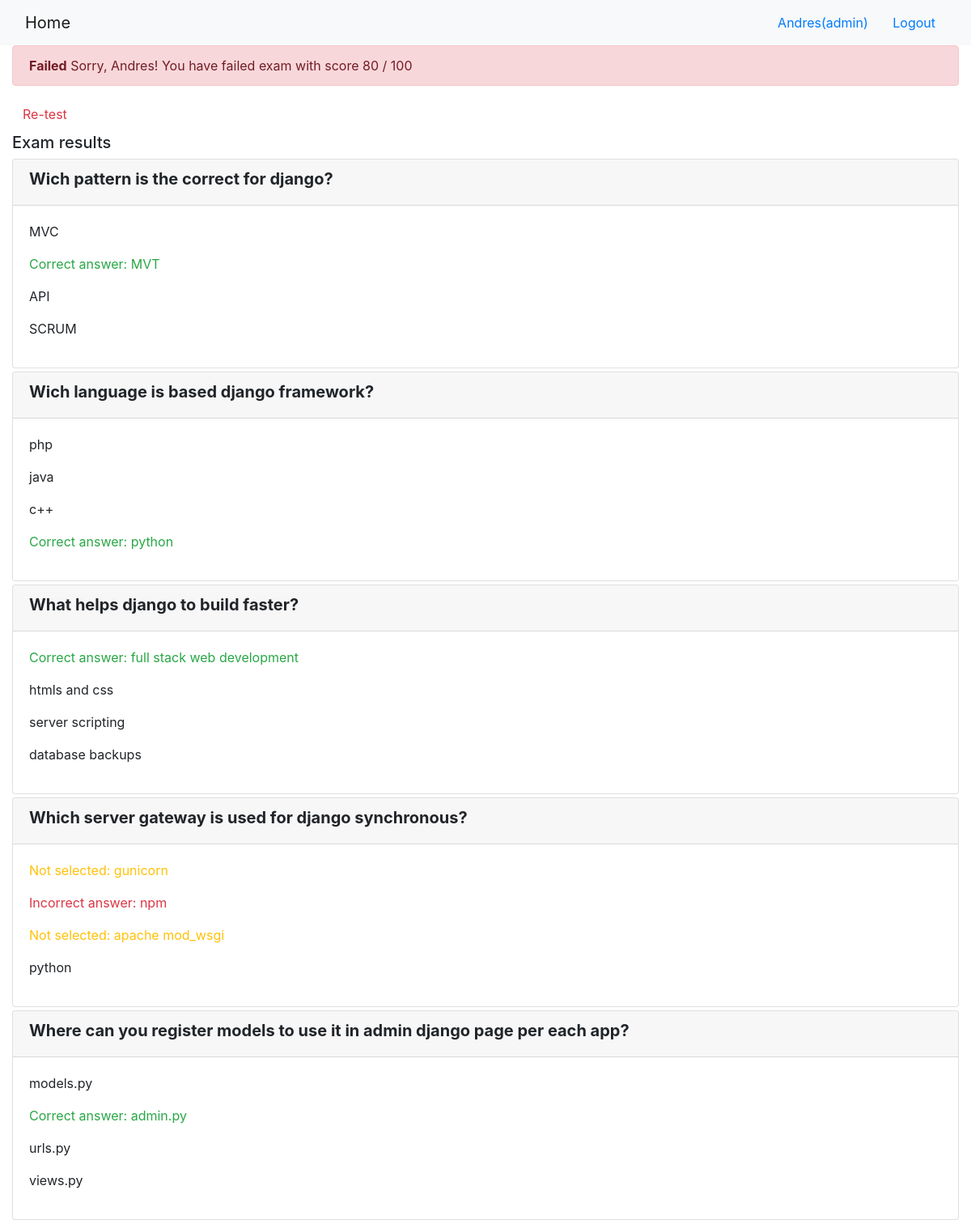
The page /onlinecourse/1/submission/1/result/ (signed in) on the database its author committed.
### onlinecourse/models.py (models this page shows)
class Question(models.Model):
    course = models.ForeignKey(Course, on_delete=models.CASCADE, related_name='questions')
    question_text = models.CharField(max_length=150)
    question_grade = models.IntegerField()
    def is_get_score(self, selected_ids):
        all_answers = self.choices.filter(choice_is_correct=True).count()
        selected_correct = self.choices.filter(choice_is_correct=True, id__in=selected_ids).count()
        if all_answers == selected_correct:
            return True
        else:
            return False

class Choice(models.Model):
    question = models.ForeignKey(Question, on_delete=models.CASCADE, related_name='choices')
    choice_text = models.CharField(max_length=150)
    choice_is_correct = models.BooleanField(default=False)

### onlinecourse/views.py (the view)
# urls.py: path('<int:course_id>/submission/<int:submission_id>/result/', views.show_exam_result, name='show_exam_result'),
def show_exam_result(request, course_id, submission_id):
    course = get_object_or_404(Course, pk=course_id)
    submission = get_object_or_404(Submission, pk=submission_id)
    questions = course.questions.all()
    choices = submission.choices.all()
    total_score = 0
    score = 0
    for question in questions:
        total_score += question.question_grade
        if question.is_get_score(choices):
            score += question.question_grade
    grade = int(score / total_score * 100)
    return render(request, 'onlinecourse/exam_result_bootstrap.html', {
        "course": course,
        "choices": choices,
        "grade": grade
        }
    )

### onlinecourse/templates/onlinecourse/exam_result_bootstrap.html (shortened to what this page needs)
<!DOCTYPE html>
<html lang="en">
  <head>
    {% load static %}
    <link
      rel="stylesheet"
      href="https://maxcdn.bootstrapcdn.com/bootstrap/4.5.2/css/bootstrap.min.css"
    />
  </head>
  <body>
    <nav class="navbar navbar-light bg-light">
      <div class="container-fluid">
        <div class="navbar-header">
          <a class="navbar-brand" href="{% url 'onlinecourse:index' %}">Home</a>
        </div>
        <ul class="nav navbar-nav navbar-right">
          {% if user.is_authenticated %}
          <li>
            <a class="btn btn-link" href="#"
              >{{ user.first_name }}({{ user.username }})</a
            >
            <a class="btn btn-link" href="{% url 'onlinecourse:logout' %}"
              >Logout</a
            >
          </li>
          {% endif %}
        </ul>
      </div>
    </nav>
    <div class="container-fluid">
      {% if grade > 80 %}
      <div class="alert alert-success">
        <strong>Congratulation, {{ user.first_name }}!</strong>
        You have passed the exam and completed the course with score {{ grade }} / 100
      </div>
      {% else %}
      <div class="alert alert-danger">
        <strong>Failed</strong>
        Sorry, {{ user.first_name }}! You have failed exam with score {{ grade }} / 100
      </div>
      <a class="btn btn-link text-danger" href="{% url 'onlinecourse:course_details' course.id %}">Re-test</a>
      {% endif %}
      <div class="card-columns-vertical mt-1">
        <h5 class="">Exam results</h5>
        {% for question in course.questions.all %}
            <div class="card mt-1">
                <div class="card-header">
                    <h5 class="font-weight-bold">{{ question.question_text}}</h5>
                </div>
                <div class="card-body">
                    {% for choice in question.choices.all %}
                        {% if choice in choices and choice.choice_is_correct %}
                            <p class="text-success">Correct answer: {{ choice.choice_text }}</p>
                        {% elif choice in choices and not choice.choice_is_correct %}
                            <p class="text-danger">Incorrect answer: {{ choice.choice_text }}</p>
                        {% elif not choice in choices and choice.choice_is_correct %}
                            <p class="text-warning">Not selected: {{ choice.choice_text }}</p>
                        {% else %}
                            <p>{{ choice.choice_text }}</p>
                        {% endif %}
                    {% endfor %}
                </div>
            </div>
        {% endfor %}
      </div>
    </div>
  </body>
</html>

### rows shown on the page
Question: question_text "Wich pattern is the correct for django?"
Choice: choice_text "MVC"
Choice: choice_text "MVT"
Choice: choice_text "API"
Choice: choice_text "SCRUM"
Question: question_text "Wich language is based django framework?"
Choice: choice_text "php"
Choice: choice_text "java"
Choice: choice_text "c++"
Choice: choice_text "python"
Question: question_text "What helps django to build faster?"
Choice: choice_text "full stack web development"
Choice: choice_text "htmls and css"
Choice: choice_text "server scripting"
Choice: choice_text "database backups"
Question: question_text "Which server gateway is used for django synchronous?"
Choice: choice_text "gunicorn"
Choice: choice_text "npm"
Choice: choice_text "apache mod_wsgi"
Choice: choice_text "python"
Question: question_text "Where can you register models to use it in admin django page per each app?"
Choice: choice_text "models.py"
Choice: choice_text "admin.py"
Choice: choice_text "urls.py"
Choice: choice_text "views.py"

### other values the page prints
{{ user.first_name }} "Andres"
{{ user.username }} "admin"
{{ grade }} "80"
